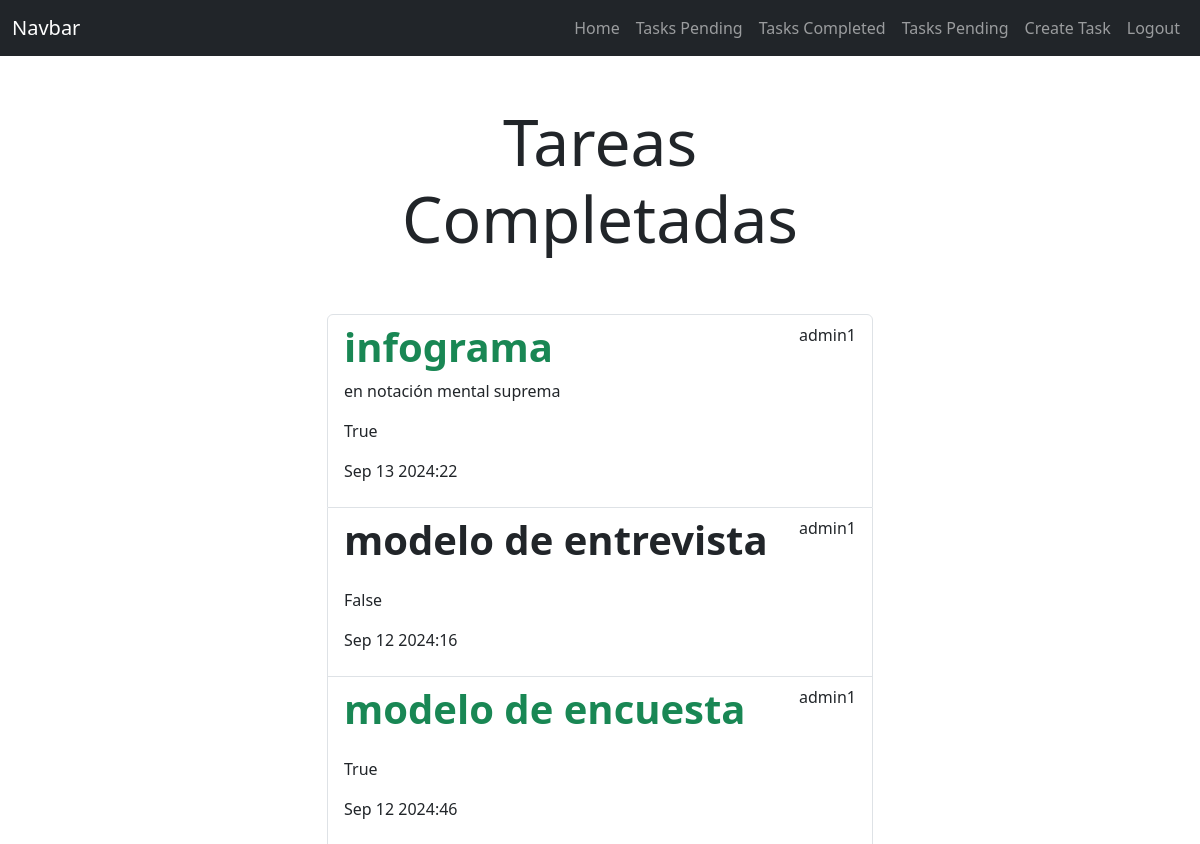
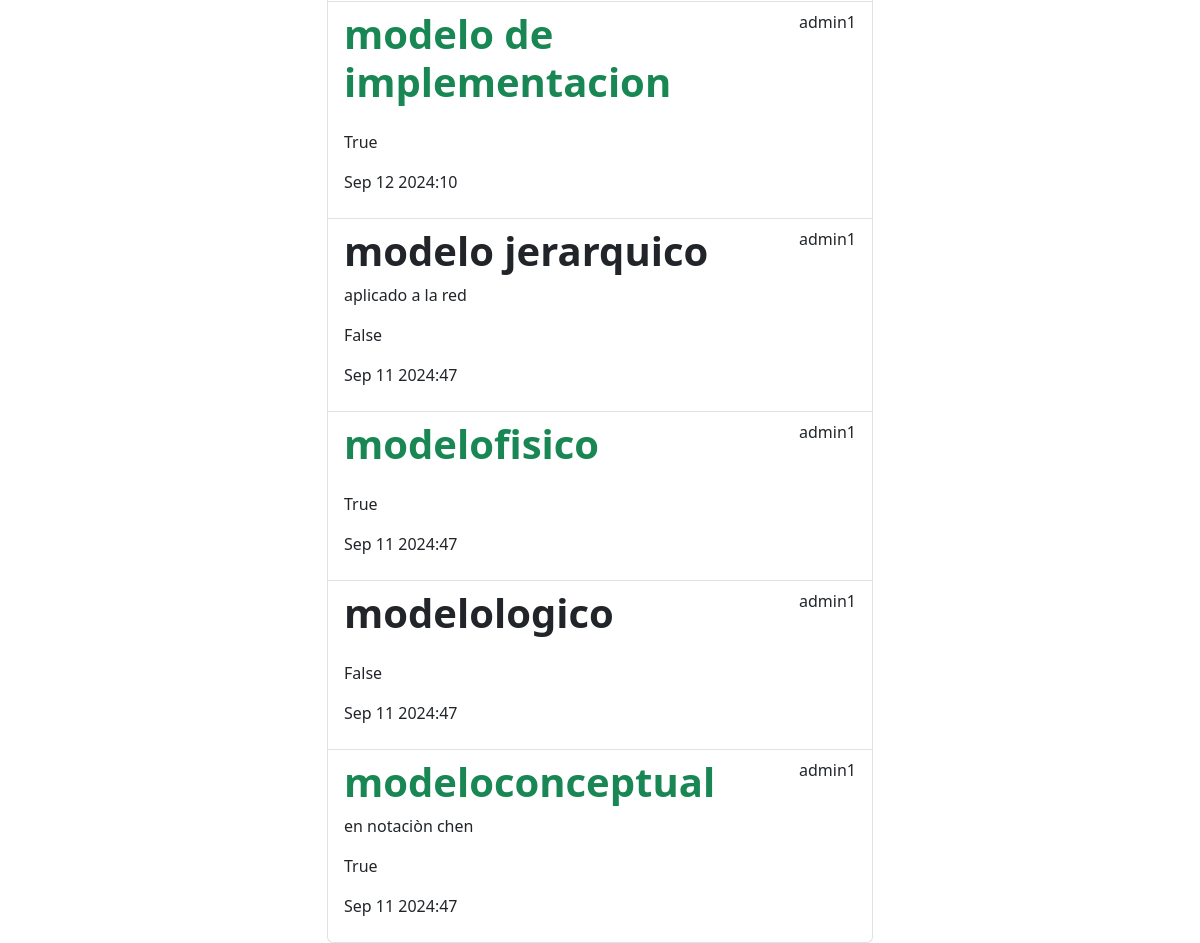
The page /tasks_completed/ (signed in) on the database its author committed (2 pictures, top to bottom).
### tasks/models.py (models this page shows, shortened)
class Task(models.Model):
    title=models.CharField(max_length=100)
    description = models.TextField(blank=True)
    created=models.DateTimeField(auto_now_add=True)
    datecompleted = models.DateTimeField(null=True,blank=True)
    important=models.BooleanField(default=False)
    user=models.ForeignKey(User,on_delete=models.CASCADE)

### tasks/views.py (the view)
# urls.py: path('tasks_completed/',views.tasks_completed,name='tasks_completed'),
@login_required
def tasks_completed(request):
    tasks=Task.objects.filter(user=request.user,datecompleted__isnull=False).order_by('-datecompleted')
    return render(request,'tasks.html',{'tasks':tasks,'tipopagina':'Tareas Completadas'})

### tasks/templates/tasks.html
{% extends 'base.html' %}
{% block content %}
<main class="container">
    <div class="row">
        <div class="col-md-6 offset-md-3">
            <h1 class="text-center display-3 py-5">{{tipopagina}}</h1>
            <ul class="list-group">
                {% for task in tasks %}
                    <a class="list-group-item" href="{% url 'task_detail' task.id %}">
                        <header class="d-flex justify-content-between">
                            {% if task.important %}
                                <h1 class="fw-bold text-success">{{task.title}}</h1>
                            {% else %}
                                <h1 class="fw-bold">{{task.title}}</h1>
                            {% endif %}
                            <p>{{task.user.username}}</p>
                        </header>
                        <p>{{task.description}}</p>
                        <p>{{task.important}}</p>
                        <p>{{task.datecompleted|date:'M j Y:i'}}</p>
                    </a>
                {% endfor %}
            </ul>
        </div>
    </div>
</main>
{% endblock %}

### tasks/templates/base.html (shortened to what this page needs)
<!DOCTYPE html>
<html lang="en">
<head>
    <link href="https://cdn.jsdelivr.net/npm/bootstrap@5.3.3/dist/css/bootstrap.min.css" rel="stylesheet">
</head>
<body>
    <nav class="navbar navbar-expand-lg bg-dark navbar-dark">
        <div class="container-fluid">
          <a class="navbar-brand" href="/">Navbar</a>
            <div class="collapse navbar-collapse" id="navbarNav">
                    <ul class="navbar-nav ms-auto">
                        <li class="nav-item">
                            <a class="nav-link" href="/">Home</a>
                        </li>
                        {% if user.is_authenticated %}
                            <li class="nav-item">
                                <a class="nav-link" href="{% url 'tasks' %}">Tasks Pending</a>
                            </li>
                            <li class="nav-item">
                                <a class="nav-link" href="{% url 'tasks_completed' %}">Tasks Completed</a>
                            </li>
                            <li class="nav-item">
                                <a class="nav-link" href="{% url 'tasks' %}">Tasks Pending</a>
                            </li>
                            <li class="nav-item">
                                <a class="nav-link" href="/tasks/create/">Create Task</a>
                            </li>
                            <li class="nav-item">
                                <a class="nav-link" href="/logout">Logout</a>
                            </li>
                        {% endif %}
                    </ul>
            </div>
        </div>
    </nav>
    {% block content %}
    {% endblock %}
</body>
</html>

### rows shown on the page
Task: title "infograma", user.username "admin1", description "en notación mental suprema", important "True", datecompleted "Sep 13 2024:22"
Task: title "modelo de entrevista", user.username "admin1", important "False", datecompleted "Sep 12 2024:16"
Task: title "modelo de encuesta", user.username "admin1", important "True", datecompleted "Sep 12 2024:46"
Task: title "modelo de implementacion", user.username "admin1", important "True", datecompleted "Sep 12 2024:10"
Task: title "modelo jerarquico", user.username "admin1", description "aplicado a la red", important "False", datecompleted "Sep 11 2024:47"
Task: title "modelofisico", user.username "admin1", important "True", datecompleted "Sep 11 2024:47"
Task: title "modelologico", user.username "admin1", important "False", datecompleted "Sep 11 2024:47"
Task: title "modeloconceptual", user.username "admin1", description "en notaciòn chen", important "True", datecompleted "Sep 11 2024:47"

### other values the page prints
{{ tipopagina }} "Tareas Completadas"
